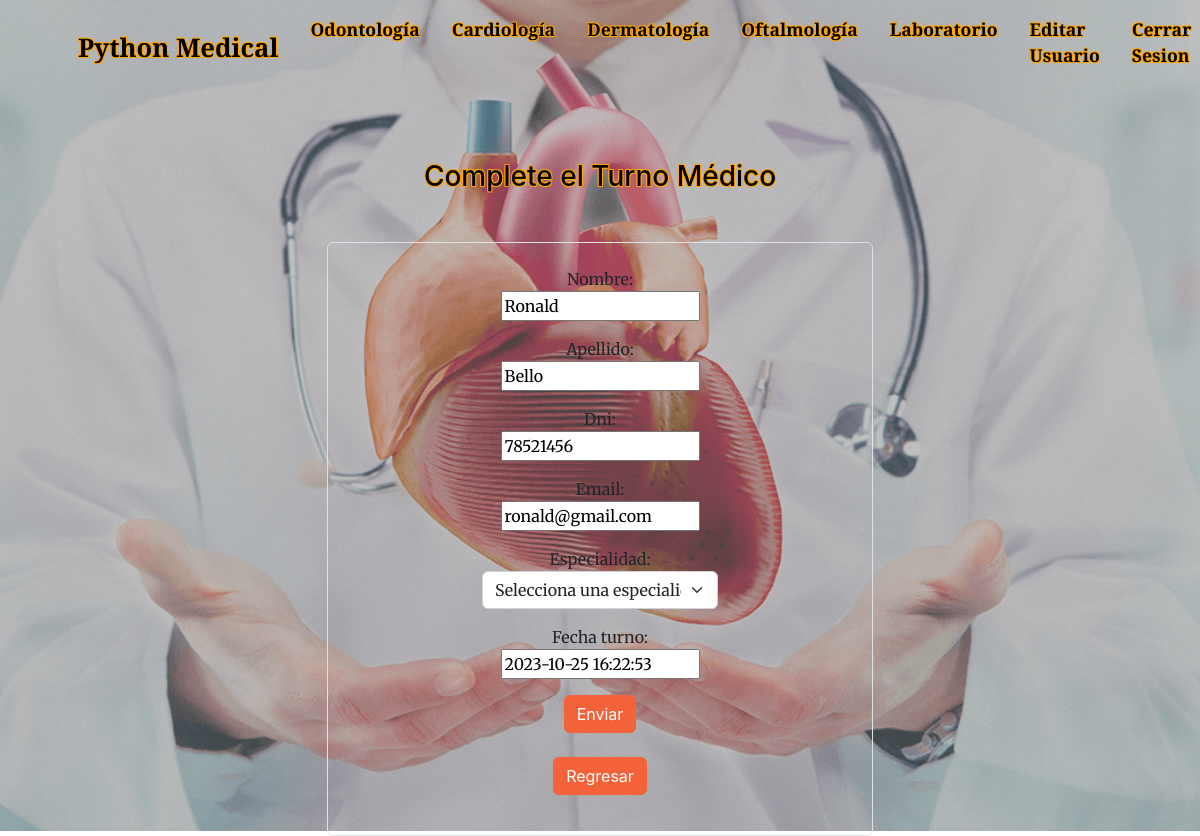
The app's page /AppPython/cardiologia/editar/2 (signed in) with its own data.
### AppPython/models.py (models this page shows)
class Cardiologia(models.Model):
    nombre = models.CharField(max_length=20)
    apellido = models.CharField(max_length=20)
    dni = models.IntegerField()
    email = models.EmailField()
    especialidad = models.CharField(max_length=20, default="")
    fecha_turno = models.DateTimeField(default=timezone.now)

### AppPython/views.py (the view)
# urls.py: path("cardiologia/editar/<int:pk>", ActualizarTurno_1.as_view(), name = "TurnoEditar_1"),
class ActualizarTurno_1(LoginRequiredMixin, UpdateView):
    model = Cardiologia
    success_url = "/AppPython/cardiologia/list"
    fields = ['nombre', 'apellido', 'dni', 'email', 'especialidad', 'fecha_turno']

### AppPython/templates/AppPython/cardiologia_form.html (shortened to what this page needs)
{% extends "AppPython/padre.html" %}
{% block header_2 %}
<header class="masthead4">
    <section style="text-align: center; color: black; text-shadow: -1px -1px 0 #FFA500, 1px -1px 0 #FFA500, -1px 1px 0 #FFA500, 1px 1px 0 #FFA500;">
        <h3>Complete el Turno Médico</h3>
    </section>
    <div class="container mt-5">
        <div class="row justify-content-center">
            <div class="col-md-6 text-center">
                <form action="" method="POST" class="p-4 border rounded">
                    <div class="row mb-3">
                        <div class="col-12">
                            {{ form.nombre.label_tag }}
                            <br>
                            {{ form.nombre }}
                        </div>
                    </div>
                    <div class="row mb-3">
                        <div class="col-12">
                            {{ form.apellido.label_tag }}
                            <br>
                            {{ form.apellido }}
                        </div>
                    </div>
                    <div class="row mb-3">
                        <div class="col-12">
                            {{ form.dni.label_tag }}
                            <br>
                            {{ form.dni }}
                        </div>
                    </div>
                    <div class="row mb-3">
                        <div class="col-12">
                            {{ form.email.label_tag }}
                            <br>
                            {{ form.email }}
                        </div>
                    </div>
                    <div class="row mb-3">
                        <div class="col-6 mx-auto">
                            <label for="{{ form.especialidad.id_for_label }}">Especialidad:</label>
                            <select class="form-select" id="{{ form.especialidad.auto_id }}" name="{{ form.especialidad.html_name }}">
                                <option value="" selected disabled>Selecciona una especialidad</option>
                            </select>
                        </div>
                    </div>
                    <div class="row mb-3">
                        <div class="col-12">
                            {{ form.fecha_turno.label_tag }}
                            <br>
                            {{ form.fecha_turno }}
                        </div>
                    </div>
                    <div class="row mb-3 justify-content-center">
                        <div class="col-auto">
                            <button type="submit" class="btn btn-primary">Enviar</button>
                        </div>
                        <div class="text-center mt-4">
                            <a href="{% url 'MisTurnos_1' %}" class="btn btn-primary">Regresar</a>
                        </div>
                    </div>
                </form>
            </div>
        </div>
    </div>
</header>
{% endblock %}

### records on screen
Cardiologia: nombre "Ronald", apellido "Bello", dni "78521456", email "ronald@gmail.com", fecha_turno "2023-10-25 16:22:53"
